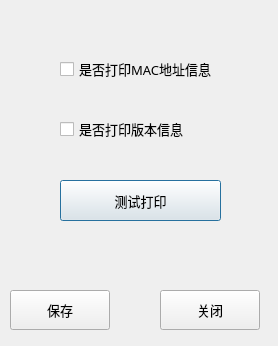
<?xml version="1.0" encoding="UTF-8"?>
<ui version="4.0">
 <class>Home_PrintDlg</class>
 <widget class="QDialog" name="Home_PrintDlg">
  <property name="geometry">
   <rect>
    <x>0</x>
    <y>0</y>
    <width>278</width>
    <height>346</height>
   </rect>
  </property>
  <property name="windowTitle">
   <string>打印设置</string>
  </property>
  <widget class="QPushButton" name="testPrintBtn">
   <property name="geometry">
    <rect>
     <x>60</x>
     <y>180</y>
     <width>161</width>
     <height>41</height>
    </rect>
   </property>
   <property name="font">
    <font>
     <family>微软雅黑</family>
     <pointsize>10</pointsize>
    </font>
   </property>
   <property name="text">
    <string>测试打印</string>
   </property>
  </widget>
  <widget class="QCheckBox" name="MACCheck">
   <property name="geometry">
    <rect>
     <x>60</x>
     <y>60</y>
     <width>171</width>
     <height>18</height>
    </rect>
   </property>
   <property name="font">
    <font>
     <family>微软雅黑</family>
     <pointsize>10</pointsize>
    </font>
   </property>
   <property name="text">
    <string>是否打印MAC地址信息</string>
   </property>
  </widget>
  <widget class="QCheckBox" name="printerCheck">
   <property name="geometry">
    <rect>
     <x>60</x>
     <y>120</y>
     <width>161</width>
     <height>18</height>
    </rect>
   </property>
   <property name="font">
    <font>
     <family>微软雅黑</family>
     <pointsize>10</pointsize>
    </font>
   </property>
   <property name="text">
    <string>是否打印版本信息</string>
   </property>
  </widget>
  <widget class="QPushButton" name="saveBtn">
   <property name="geometry">
    <rect>
     <x>10</x>
     <y>290</y>
     <width>100</width>
     <height>40</height>
    </rect>
   </property>
   <property name="minimumSize">
    <size>
     <width>100</width>
     <height>40</height>
    </size>
   </property>
   <property name="maximumSize">
    <size>
     <width>100</width>
     <height>40</height>
    </size>
   </property>
   <property name="font">
    <font>
     <family>微软雅黑</family>
     <pointsize>10</pointsize>
    </font>
   </property>
   <property name="text">
    <string>保存</string>
   </property>
  </widget>
  <widget class="QPushButton" name="closeBtn">
   <property name="geometry">
    <rect>
     <x>160</x>
     <y>290</y>
     <width>100</width>
     <height>40</height>
    </rect>
   </property>
   <property name="minimumSize">
    <size>
     <width>100</width>
     <height>40</height>
    </size>
   </property>
   <property name="maximumSize">
    <size>
     <width>100</width>
     <height>40</height>
    </size>
   </property>
   <property name="font">
    <font>
     <family>微软雅黑</family>
     <pointsize>10</pointsize>
    </font>
   </property>
   <property name="text">
    <string>关闭</string>
   </property>
  </widget>
 </widget>
 <resources/>
 <connections/>
</ui>
